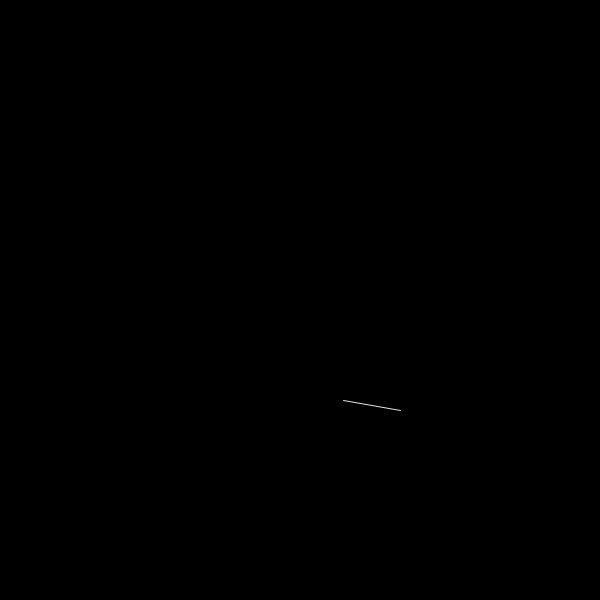
Frame 1 (no input)
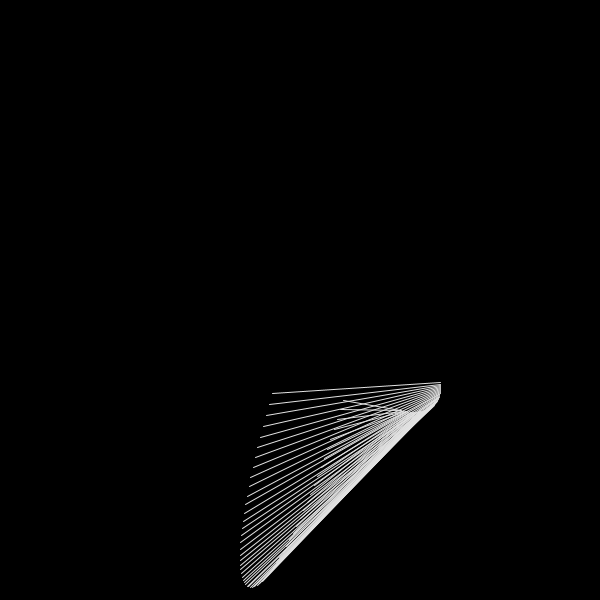
Frame 60 (the mouse pressed at the canvas centre just before this capture)
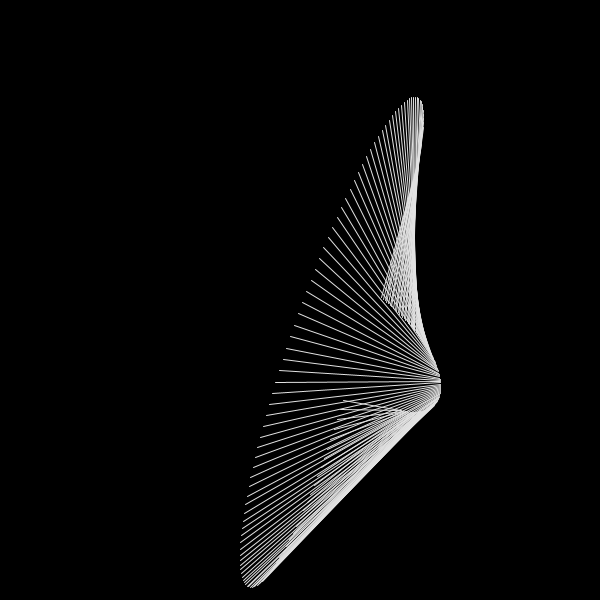
Frame 120 (the mouse held since frame 60 and released just before this capture)

The Processing sketch that drew these frames (run headless with seeded random() and noise(); from frame 60 on, the mouse is pressed at the canvas centre):

// Processing sketch: FENG_JESSIE_parametric
// ── FENG_JESSIE_parametric.pde
//DEFINING VARIABLES
  int t = 0;
  float frac = 0.05;
  
  float lineStroke = random(175, 255);
    float lineStroke1 = lineStroke;
    float lineStroke2 = lineStroke;
    float lineStroke3 = lineStroke;
    float transparent = 255;
  
  boolean drawLines = true;
  
  boolean parametric1 = true;
  boolean parametric2 = false;
  
  boolean originCenter = true;
  
  boolean gradientLine = false; //this is to make the line continuously change colors
  int sign = 1;
  
  float x1 = 0;
  float x2 = 0;
  float y1 = 0;
  float y2 = 0;
 
  float originX = 0;
  float originY = 0;


//BEGIN CODE FOR DRAWING
  void setup(){
      size(600, 600);
      background(0);
      smooth();
  }


  void draw(){
      if (originCenter == true){
          originX = width/2;
          originY = height/2;
      }
      
      if (drawLines == true){ //for pausing/continuing the drawing
  
           translate(originX, originY);
      
          if (parametric1 == true){
               x1 = 50*sin((t * frac)/5) + 80*cos((t * frac) + 1);
               y1 = 100*cos((t * frac)/3) + 200*sin((t * frac));
               x2 = 80*sin((t * frac)/3) + 100*cos((t * frac)/4);
               y2 = 100*cos((t * frac)/3) + 40*sin((t * frac)/6 - 50);
          }
          
          if (parametric2 == true){
               x1 = 250*sin((t * frac)/3) - 40*cos((t * frac) + 1);
               y1 = 50*cos((t * frac)/6) + 175*sin((t * frac));
               x2 = 200*sin((t * frac)/2) - 50*cos((t * frac)/8);
               y2 = 50*cos((t * frac)/3) + 200*sin((t * frac)/6 - 100);
          }
        
          stroke(lineStroke1, lineStroke2, lineStroke3, transparent);
          line(x1, y1, x2, y2);
        
          t += 1;
          
          if (gradientLine == true){
              lineStroke1 += random(4)*sign;
              lineStroke2 += random(4)*sign;
              lineStroke3 += random(4)*sign;
              
              if (lineStroke1 > 255 || lineStroke2 > 255 || lineStroke3 > 255){
                  sign = -1;
              }
              if (lineStroke1 < 0 || lineStroke2 < 0 || lineStroke3 < 0){
                  sign = 1;
              }
          }
      }
  }

  void keyPressed(){
  
//ERASING SCREEN
      if (key == 'e'){
        background(0); 
        println("t =", t + ": screen cleared");
      } 
  
//CHANGING & RESETTING COLOR OF LINES
      if (key == 'f'){
        lineStroke1 = random(255);
        lineStroke2 = random(255);
        lineStroke3 = random(255);
        println("t =", t + ": stroke color is now (" + lineStroke1 + ",", lineStroke2 + ",", lineStroke3 + ")");
      }
      if (key == 'm'){
        lineStroke1 = lineStroke;
        lineStroke2 = lineStroke;
        lineStroke3 = lineStroke;
        println("t =", t + ": stroke color has been reset");
      }

//PAUSING & CONTINUING DRAWING
      if (key == 's'){
        drawLines = !drawLines;
        if (drawLines == true){
          println("t =", t + ": drawing continued");
        } else {
          println("t =", t + ": drawing paused");
        }
      }

//CHANGING PARAMETRIC EQUATION
      if (key == '2'){
        parametric1 = false;
        parametric2 = true;
        println("t =", t + ": parametric 2 enabled");
      }
      if (key == '1'){
        parametric1 = true;
        parametric2 = false;
        println("t =", t + ": parametric 1 enabled");
      }

//RESET DRAWING
      if (key == 'r'){
        lineStroke1 = lineStroke;
        lineStroke2 = lineStroke;
        lineStroke3 = lineStroke;
        transparent = 255;
        parametric1 = true;
        parametric2 = false;
        originCenter = true;
        gradientLine = false;
        println("t =", t + ": parameters have been reset");
      }
      
//GRADIENT!
      if (key == 'g'){
        gradientLine = true;
        lineStroke1 = random(255);
        lineStroke2 = random(255);
        lineStroke3 = random(255);
        transparent = random(63, 191);
        println("t =", t + ": gradient enabled; transparency:", transparent/2.55 +"%"); 
      }
    }

//CHANGING ORIGIN
  void mouseClicked(){
    originCenter = false;
    originX = mouseX;
    originY = mouseY;
    //translate(mouseX, mouseY);
    println("t =", t + ": origin shifted to (" + mouseX + ", " + mouseY + ")");
  }
